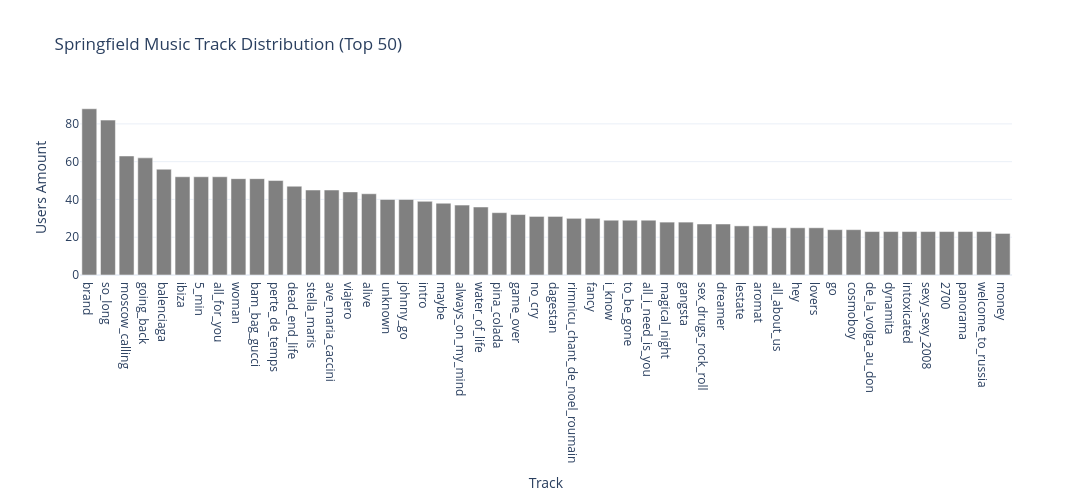

Notebook source saved alongside this figure:
### Code cell
plot_vertical_bar_plotpx(df_springfield_city_track.head(50), x='track', y='users', title='Springfield Music Track Distribution (Top 50)', xlabel='Track', ylabel='Users Amount', sort=False)

### Figure 1 — Plotly figure (JSON) as saved in the notebook; plotly's stock layout.template omitted (floating-point values rounded to 4 significant figures)
{"data": [{"hovertemplate": "track=%{x}<br>users=%{y}<extra></extra>", "legendgroup": "", "marker": {"color": "grey", "pattern": {"shape": ""}}, "name": "", "orientation": "v", "showlegend": false, "textposition": "auto", "type": "bar", "x": ["brand", "so_long", "moscow_calling", "going_back", "balenciaga", "ibiza", "5_min", "all_for_you", "woman", "bam_bag_gucci", "perte_de_temps", "dead_end_life", "stella_maris", "ave_maria_caccini", "viajero", "alive", "unknown", "johnny_go", "intro", "maybe", "always_on_my_mind", "water_of_life", "pina_colada", "game_over", "no_cry", "dagestan", "rimnicu_chant_de_noel_roumain", "fancy", "i_know", "to_be_gone", "all_i_need_is_you", "magical_night", "gangsta", "sex_drugs_rock_roll", "dreamer", "lestate", "aromat", "all_about_us", "hey", "lovers", "go", "cosmoboy", "de_la_volga_au_don", "dynamita", "intoxicated", "sexy_sexy_2008", "2700", "panorama", "welcome_to_russia", "money"], "xaxis": "x", "y": [88, 82, 63, 62, 56, 52, 52, 52, 51, 51, 50, 47, 45, 45, 44, 43, 40, 40, 39, 38, 37, 36, 33, 32, 31, 31, 30, 30, 29, 29, 29, 28, 28, 27, 27, 26, 26, 25, 25, 25, 24, 24, 23, 23, 23, 23, 23, 23, 23, 22], "yaxis": "y"}], "layout": {"barmode": "relative", "height": 500, "legend": {"tracegroupgap": 0}, "title": {"text": "Springfield Music Track Distribution (Top 50)"}, "width": 1200, "xaxis": {"anchor": "y", "domain": [0, 1], "title": {"text": "Track"}}, "yaxis": {"anchor": "x", "domain": [0, 1], "title": {"text": "Users Amount"}}}}
